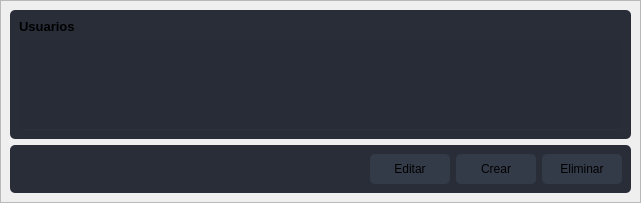
                  <widget class="QWidget" name="page_users">
                   <layout class="QVBoxLayout" name="verticalLayout_16">
                    <property name="leftMargin">
                     <number>0</number>
                    </property>
                    <property name="topMargin">
                     <number>0</number>
                    </property>
                    <property name="rightMargin">
                     <number>0</number>
                    </property>
                    <property name="bottomMargin">
                     <number>0</number>
                    </property>
                    <item>
                     <widget class="QFrame" name="content">
                      <property name="styleSheet">
                       <string notr="true"/>
                      </property>
                      <property name="frameShape">
                       <enum>QFrame::StyledPanel</enum>
                      </property>
                      <property name="frameShadow">
                       <enum>QFrame::Raised</enum>
                      </property>
                      <layout class="QVBoxLayout" name="verticalLayout_12">
                       <item>
                        <widget class="QFrame" name="frame_9">
                         <property name="styleSheet">
                          <string notr="true">background-color: rgb(41, 45, 56);
border-radius: 5px;</string>
                         </property>
                         <property name="frameShape">
                          <enum>QFrame::StyledPanel</enum>
                         </property>
                         <property name="frameShadow">
                          <enum>QFrame::Raised</enum>
                         </property>
                         <layout class="QVBoxLayout" name="verticalLayout_13" stretch="5,0">
                          <item>
                           <widget class="QLabel" name="labelHeaderUser">
                            <property name="maximumSize">
                             <size>
                              <width>16777215</width>
                              <height>25</height>
                             </size>
                            </property>
                            <property name="font">
                             <font>
                              <family>Segoe UI</family>
                              <pointsize>10</pointsize>
                              <weight>75</weight>
                              <bold>true</bold>
                             </font>
                            </property>
                            <property name="styleSheet">
                             <string notr="true"/>
                            </property>
                            <property name="text">
                             <string>Usuarios</string>
                            </property>
                           </widget>
                          </item>
                          <item>
                           <widget class="QTableWidget" name="userTableWidget">
                            <property name="enabled">
                             <bool>true</bool>
                            </property>
                            <property name="sizePolicy">
                             <sizepolicy hsizetype="Preferred" vsizetype="Preferred">
                              <horstretch>0</horstretch>
                              <verstretch>0</verstretch>
                             </sizepolicy>
                            </property>
                            <property name="maximumSize">
                             <size>
                              <width>99999</width>
                              <height>1000</height>
                             </size>
                            </property>
                            <property name="palette">
                             <palette>
                              <active>
                               <colorrole role="WindowText">
                                <brush brushstyle="SolidPattern">
                                 <color alpha="255">
                                  <red>210</red>
                                  <green>210</green>
                                  <blue>210</blue>
                                 </color>
                                </brush>
                               </colorrole>
                               <colorrole role="Button">
                                <brush brushstyle="SolidPattern">
                                 <color alpha="255">
                                  <red>39</red>
                                  <green>44</green>
                                  <blue>54</blue>
                                 </color>
                                </brush>
                               </colorrole>
                               <colorrole role="Text">
                                <brush brushstyle="SolidPattern">
                                 <color alpha="255">
                                  <red>210</red>
                                  <green>210</green>
                                  <blue>210</blue>
                                 </color>
                                </brush>
                               </colorrole>
                               <colorrole role="ButtonText">
                                <brush brushstyle="SolidPattern">
                                 <color alpha="255">
                                  <red>210</red>
                                  <green>210</green>
                                  <blue>210</blue>
                                 </color>
                                </brush>
                               </colorrole>
                               <colorrole role="Base">
                                <brush brushstyle="SolidPattern">
                                 <color alpha="255">
                                  <red>39</red>
                                  <green>44</green>
                                  <blue>54</blue>
                                 </color>
                                </brush>
                               </colorrole>
                               <colorrole role="Window">
                                <brush brushstyle="SolidPattern">
                                 <color alpha="255">
                                  <red>39</red>
                                  <green>44</green>
                                  <blue>54</blue>
                                 </color>
                                </brush>
                               </colorrole>
                               <colorrole role="PlaceholderText">
                                <brush brushstyle="NoBrush">
                                 <color alpha="128">
                                  <red>210</red>
                                  <green>210</green>
                                  <blue>210</blue>
                                 </color>
                                </brush>
                               </colorrole>
                              </active>
                              <inactive>
                               <colorrole role="WindowText">
                                <brush brushstyle="SolidPattern">
                                 <color alpha="255">
                                  <red>210</red>
                                  <green>210</green>
                                  <blue>210</blue>
                                 </color>
                                </brush>
                               </colorrole>
                               <colorrole role="Button">
                                <brush brushstyle="SolidPattern">
                                 <color alpha="255">
                                  <red>39</red>
                                  <green>44</green>
                                  <blue>54</blue>
                                 </color>
                                </brush>
                               </colorrole>
                               <colorrole role="Text">
                                <brush brushstyle="SolidPattern">
                                 <color alpha="255">
                                  <red>210</red>
                                  <green>210</green>
                                  <blue>210</blue>
                                 </color>
                                </brush>
                               </colorrole>
                               <colorrole role="ButtonText">
                                <brush brushstyle="SolidPattern">
                                 <color alpha="255">
                                  <red>210</red>
                                  <green>210</green>
                                  <blue>210</blue>
                                 </color>
                                </brush>
                               </colorrole>
                               <colorrole role="Base">
                                <brush brushstyle="SolidPattern">
                                 <color alpha="255">
                                  <red>39</red>
                                  <green>44</green>
                                  <blue>54</blue>
                                 </color>
                                </brush>
                               </colorrole>
                               <colorrole role="Window">
                                <brush brushstyle="SolidPattern">
                                 <color alpha="255">
                                  <red>39</red>
                                  <green>44</green>
                                  <blue>54</blue>
                                 </color>
                                </brush>
                               </colorrole>
                               <colorrole role="PlaceholderText">
                                <brush brushstyle="NoBrush">
                                 <color alpha="128">
                                  <red>210</red>
                                  <green>210</green>
                                  <blue>210</blue>
                                 </color>
                                </brush>
                               </colorrole>
                              </inactive>
                              <disabled>
                               <colorrole role="WindowText">
                                <brush brushstyle="SolidPattern">
                                 <color alpha="255">
                                  <red>210</red>
                                  <green>210</green>
                                  <blue>210</blue>
                                 </color>
                                </brush>
                               </colorrole>
                               <colorrole role="Button">
                                <brush brushstyle="SolidPattern">
                                 <color alpha="255">
                                  <red>39</red>
                                  <green>44</green>
                                  <blue>54</blue>
                                 </color>
                                </brush>
                               </colorrole>
                               <colorrole role="Text">
                                <brush brushstyle="SolidPattern">
                                 <color alpha="255">
                                  <red>210</red>
                                  <green>210</green>
                                  <blue>210</blue>
                                 </color>
                                </brush>
                               </colorrole>
                               <colorrole role="ButtonText">
                                <brush brushstyle="SolidPattern">
                                 <color alpha="255">
                                  <red>210</red>
                                  <green>210</green>
                                  <blue>210</blue>
                                 </color>
                                </brush>
                               </colorrole>
                               <colorrole role="Base">
                                <brush brushstyle="SolidPattern">
                                 <color alpha="255">
                                  <red>39</red>
                                  <green>44</green>
                                  <blue>54</blue>
                                 </color>
                                </brush>
                               </colorrole>
                               <colorrole role="Window">
                                <brush brushstyle="SolidPattern">
                                 <color alpha="255">
                                  <red>39</red>
                                  <green>44</green>
                                  <blue>54</blue>
                                 </color>
                                </brush>
                               </colorrole>
                               <colorrole role="PlaceholderText">
                                <brush brushstyle="NoBrush">
                                 <color alpha="128">
                                  <red>210</red>
                                  <green>210</green>
                                  <blue>210</blue>
                                 </color>
                                </brush>
                               </colorrole>
                              </disabled>
                             </palette>
                            </property>
                            <property name="styleSheet">
                             <string notr="true">QTableWidget {	
	background-color: rgb(39, 44, 54);
	padding: 10px;
	border-radius: 5px;
	gridline-color: rgb(44, 49, 60);
	border-bottom: 1px solid rgb(44, 49, 60);
}
QTableWidget::item{
	border-color: rgb(44, 49, 60);
	padding-left: 5px;
	padding-right: 5px;
	gridline-color: rgb(44, 49, 60);
}
QTableWidget::item:selected{
	background-color: rgb(85, 170, 255);
}
QScrollBar:horizontal {
    border: none;
    background: rgb(52, 59, 72);
    height: 14px;
    margin: 0px 21px 0 21px;
	border-radius: 0px;
}
 QScrollBar:vertical {
	border: none;
    background: rgb(52, 59, 72);
    width: 14px;
    margin: 21px 0 21px 0;
	border-radius: 0px;
 }
QHeaderView::section{
	Background-color: rgb(39, 44, 54);
	max-width: 30px;
	border: 1px solid rgb(44, 49, 60);
	border-style: none;
    border-bottom: 1px solid rgb(44, 49, 60);
    border-right: 1px solid rgb(44, 49, 60);
}
QTableWidget::horizontalHeader {	
	background-color: rgb(81, 255, 0);
}
QHeaderView::section:horizontal
{
    border: 1px solid rgb(32, 34, 42);
	background-color: rgb(27, 29, 35);
	padding: 3px;
	border-top-left-radius: 7px;
    border-top-right-radius: 7px;
}
QHeaderView::section:vertical
{
    border: 1px solid rgb(44, 49, 60);
}
</string>
                            </property>
                            <property name="frameShape">
                             <enum>QFrame::NoFrame</enum>
                            </property>
                            <property name="verticalScrollBarPolicy">
                             <enum>Qt::ScrollBarAsNeeded</enum>
                            </property>
                            <property name="horizontalScrollBarPolicy">
                             <enum>Qt::ScrollBarAsNeeded</enum>
                            </property>
                            <property name="sizeAdjustPolicy">
                             <enum>QAbstractScrollArea::AdjustToContents</enum>
                            </property>
                            <property name="autoScroll">
                             <bool>true</bool>
                            </property>
                            <property name="autoScrollMargin">
                             <number>16</number>
                            </property>
                            <property name="editTriggers">
                             <set>QAbstractItemView::NoEditTriggers</set>
                            </property>
                            <property name="alternatingRowColors">
                             <bool>false</bool>
                            </property>
                            <property name="selectionMode">
                             <enum>QAbstractItemView::SingleSelection</enum>
                            </property>
                            <property name="selectionBehavior">
                             <enum>QAbstractItemView::SelectRows</enum>
                            </property>
                            <property name="verticalScrollMode">
                             <enum>QAbstractItemView::ScrollPerPixel</enum>
                            </property>
                            <property name="showGrid">
                             <bool>true</bool>
                            </property>
                            <property name="gridStyle">
                             <enum>Qt::SolidLine</enum>
                            </property>
                            <property name="sortingEnabled">
                             <bool>false</bool>
                            </property>
                            <property name="wordWrap">
                             <bool>true</bool>
                            </property>
                            <property name="rowCount">
                             <number>0</number>
                            </property>
                            <attribute name="horizontalHeaderVisible">
                             <bool>false</bool>
                            </attribute>
                            <attribute name="horizontalHeaderCascadingSectionResizes">
                             <bool>false</bool>
                            </attribute>
                            <attribute name="horizontalHeaderDefaultSectionSize">
                             <number>200</number>
                            </attribute>
                            <attribute name="horizontalHeaderStretchLastSection">
                             <bool>true</bool>
                            </attribute>
                            <attribute name="verticalHeaderVisible">
                             <bool>false</bool>
                            </attribute>
                            <attribute name="verticalHeaderCascadingSectionResizes">
                             <bool>false</bool>
                            </attribute>
                            <attribute name="verticalHeaderMinimumSectionSize">
                             <number>30</number>
                            </attribute>
                            <attribute name="verticalHeaderDefaultSectionSize">
                             <number>30</number>
                            </attribute>
                            <attribute name="verticalHeaderHighlightSections">
                             <bool>false</bool>
                            </attribute>
                            <attribute name="verticalHeaderStretchLastSection">
                             <bool>false</bool>
                            </attribute>
                           </widget>
                          </item>
                         </layout>
                        </widget>
                       </item>
                       <item>
                        <widget class="QFrame" name="frame_10">
                         <property name="styleSheet">
                          <string notr="true">background-color: rgb(41, 45, 56);
border-radius: 5px;</string>
                         </property>
                         <property name="frameShape">
                          <enum>QFrame::StyledPanel</enum>
                         </property>
                         <property name="frameShadow">
                          <enum>QFrame::Raised</enum>
                         </property>
                         <layout class="QHBoxLayout" name="horizontalLayout">
                          <item>
                           <spacer name="horizontalSpacer">
                            <property name="orientation">
                             <enum>Qt::Horizontal</enum>
                            </property>
                            <property name="sizeHint" stdset="0">
                             <size>
                              <width>351</width>
                              <height>20</height>
                             </size>
                            </property>
                           </spacer>
                          </item>
                          <item>
                           <widget class="QPushButton" name="editBtn">
                            <property name="minimumSize">
                             <size>
                              <width>80</width>
                              <height>30</height>
                             </size>
                            </property>
                            <property name="font">
                             <font>
                              <pointsize>9</pointsize>
                             </font>
                            </property>
                            <property name="styleSheet">
                             <string notr="true">QPushButton {
	border: 2px solid rgb(52, 59, 72);
	border-radius: 5px;	
	background-color: rgb(52, 59, 72);
}
QPushButton:hover {
	background-color: rgb(57, 65, 80);
	border: 2px solid rgb(61, 70, 86);
}
QPushButton:pressed {	
	background-color: rgb(35, 40, 49);
	border: 2px solid rgb(43, 50, 61);
}</string>
                            </property>
                            <property name="text">
                             <string>Editar</string>
                            </property>
                           </widget>
                          </item>
                          <item>
                           <widget class="QPushButton" name="createBtn">
                            <property name="minimumSize">
                             <size>
                              <width>80</width>
                              <height>30</height>
                             </size>
                            </property>
                            <property name="font">
                             <font>
                              <pointsize>9</pointsize>
                             </font>
                            </property>
                            <property name="styleSheet">
                             <string notr="true">QPushButton {
	border: 2px solid rgb(52, 59, 72);
	border-radius: 5px;	
	background-color: rgb(52, 59, 72);
}
QPushButton:hover {
	background-color: rgb(57, 65, 80);
	border: 2px solid rgb(61, 70, 86);
}
QPushButton:pressed {	
	background-color: rgb(35, 40, 49);
	border: 2px solid rgb(43, 50, 61);
}</string>
                            </property>
                            <property name="text">
                             <string>Crear</string>
                            </property>
                           </widget>
                          </item>
                          <item>
                           <widget class="QPushButton" name="eliminateBtn">
                            <property name="enabled">
                             <bool>true</bool>
                            </property>
                            <property name="minimumSize">
                             <size>
                              <width>80</width>
                              <height>30</height>
                             </size>
                            </property>
                            <property name="font">
                             <font>
                              <pointsize>9</pointsize>
                             </font>
                            </property>
                            <property name="styleSheet">
                             <string notr="true">QPushButton {
	border: 2px solid rgb(52, 59, 72);
	border-radius: 5px;	
	background-color: rgb(52, 59, 72);
}
QPushButton:hover {
	background-color: rgb(57, 65, 80);
	border: 2px solid rgb(61, 70, 86);
}
QPushButton:pressed {	
	background-color: rgb(35, 40, 49);
	border: 2px solid rgb(43, 50, 61);
}</string>
                            </property>
                            <property name="text">
                             <string>Eliminar</string>
                            </property>
                           </widget>
                          </item>
                         </layout>
                        </widget>
                       </item>
                      </layout>
                     </widget>
                    </item>
                   </layout>
                  </widget>
